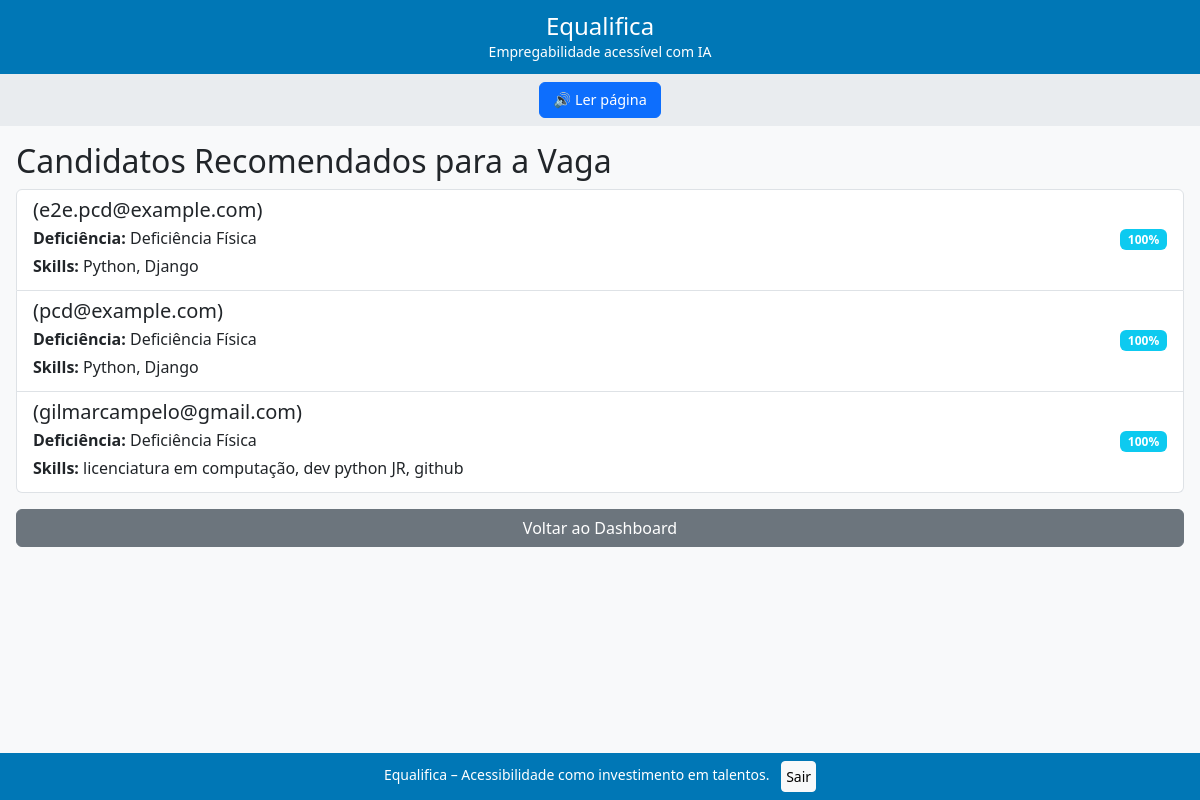
/vagas/vagas/2/candidatos/ (signed in), run on the app's committed database.
### accounts/models.py (models this page shows, shortened)
class User(AbstractUser):
    USER_TYPE_CHOICES = (
        ('pcd', 'Pessoa com Deficiência'),
        ('recruiter', 'Recrutador'),
        ('admin', 'Administrador'),
    )
    email = models.EmailField(unique=True)
    user_type = models.CharField(max_length=20, choices=USER_TYPE_CHOICES, default='pcd')
    groups = models.ManyToManyField(
        'auth.Group',
        related_name='custom_user_set',  # nome único
        blank=True,
        help_text='The groups this user belongs to.',
        verbose_name='groups',
    )
    user_permissions = models.ManyToManyField(
        'auth.Permission',
        related_name='custom_user_set',  # nome único
        blank=True,
        help_text='Specific permissions for this user.',
        verbose_name='user permissions',
    )
    USERNAME_FIELD = 'email'
    REQUIRED_FIELDS = ['username'] #Mantém username por compatibilidade

class PCDProfile(BaseModel):
    DISABILITY_CHOICES = (
        ('visual', 'Deficiência Visual'),
        ('auditiva', 'Deficiência Auditiva'),
        ('fisica', 'Deficiência Física'),
        ('intelectual', 'Deficiência Intelectual'),
        ('multipla', 'Deficiência Múltipla'),
    )
    user = models.OneToOneField(User, on_delete=models.CASCADE, related_name='pcd_profile')
    cpf = models.CharField(max_length=14, unique=True, validators=[validate_cpf, MinLengthValidator(11)],
          help_text="Formato: XXX.XXX.XXX-XX ou XXXXXXXXXXX")
    disability = models.CharField(max_length=20, choices=DISABILITY_CHOICES)
    skills = models.TextField(blank=True, help_text="Liste suas habilidades e competências (Separadas por Vírgula).")
    lgpd_consent = models.BooleanField(default=False, help_text="Concordo com a política de privacidade (LGPD).")
    hard_skills_vetor = models.JSONField(default=list)
    soft_skills_vetor = models.JSONField(default=list)
    acessibilidade_vetor = models.JSONField(default=list)
    experiencia_total = models.IntegerField(default=0)

### recruitment/views.py (the view)
# urls.py: path('vagas/<int:vaga_id>/candidatos/', views.candidatos_recomendados, name='candidatos_recomendados'),
@login_required
def candidatos_recomendados(request, vaga_id):
    if request.user.user_type != 'recruiter':
        return redirect('home')
    vaga = get_object_or_404(Vaga, id=vaga_id, cnpj_empresa=request.user.recruiter_profile.empresa.cnpj)
    from accounts.models import PCDProfile
    pcds = PCDProfile.objects.filter(
        user__is_active=True
    )
    recomendacoes = []
    for pcd in pcds:
        score = calculate_match_score_from_vectors(vaga, pcd)
        if score > 0:
            recomendacoes.append((pcd.user, score))
    recomendacoes.sort(key=lambda x: x[1], reverse=True)
    return render(request, 'recruitment/candidatos_recomendados.html', {
        'vaga': vaga,
        'recomendacoes': recomendacoes[:10]
    })

### recruitment/utils.py (called while the page is built)
def calculate_match_score_from_vectors(vaga, pcd):
    necessidades = set(pcd.acessibilidade_vetor)
    recursos = set(vaga.acessibilidade_vetor)
    if necessidades and not necessidades.issubset(recursos):
        return 0
    req_hard = set(vaga.hard_skills_vetor)
    req_soft = set(vaga.soft_skills_vetor)
    cand_hard = set(pcd.hard_skills_vetor)
    cand_soft = set(pcd.soft_skills_vetor)
    hard_match = len(req_hard & cand_hard) / len(req_hard) if req_hard else 1.0
    soft_match = len(req_soft & cand_soft) / len(req_soft) if req_soft else 1.0
    habilidades_score = (0.7 * hard_match + 0.3 * soft_match) * 70
    return min(100, round(habilidades_score + 30))

### recruitment/templates/recruitment/candidatos_recomendados.html (shortened to what this page needs)
{% extends 'base.html' %}
{% block content %}
<h2>Candidatos Recomendados para a Vaga</h2>
{% if recomendacoes %}
  <div class="list-group">
    {% for user, score in recomendacoes %}
      <div class="list-group-item d-flex justify-content-between align-items-start">
        <div>
          <h5 class="mb-1">{{ user.get_full_name }} ({{ user.email }})</h5>
          {% if user.pcd_profile %}
            <p class="mb-1"><strong>Deficiência:</strong> {{ user.pcd_profile.get_disability_display }}</p>
            <p class="mb-1"><strong>Skills:</strong> {{ user.pcd_profile.skills }}</p>
          {% endif %}
        </div>
        <span class="badge bg-info align-self-center">{{ score }}%</span>
      </div>
    {% endfor %}
  </div>
{% else %}
  <div class="alert alert-warning">Nenhum candidato recomendado para esta vaga no momento.</div>
{% endif %}
<a href="{% url 'recruiter_dashboard' %}" class="btn btn-secondary mt-3">Voltar ao Dashboard</a>
{% endblock %}

### templates/base.html (style rules this page uses)
body { background: #f8f9fa; font-family: 'Segoe UI', Arial, sans-serif; margin: 0; padding: 0; overflow-x: hidden; }

### data on the page
User: email "e2e.pcd@example.com", pcd_profile.disability "Deficiência Física", pcd_profile.skills "Python, Django", score "100"
User: email "pcd@example.com", pcd_profile.disability "Deficiência Física", pcd_profile.skills "Python, Django", score "100"
User: email "gilmarcampelo@gmail.com", pcd_profile.disability "Deficiência Física", pcd_profile.skills "licenciatura em computação, dev python JR, github", score "100"
